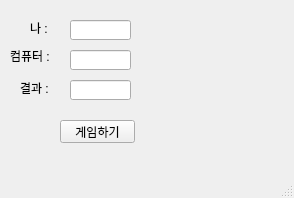
<?xml version="1.0" encoding="UTF-8"?>
<ui version="4.0">
 <class>MainWindow</class>
 <widget class="QMainWindow" name="MainWindow">
  <property name="geometry">
   <rect>
    <x>0</x>
    <y>0</y>
    <width>294</width>
    <height>198</height>
   </rect>
  </property>
  <property name="windowTitle">
   <string>MainWindow</string>
  </property>
  <widget class="QWidget" name="centralwidget">
   <widget class="QLineEdit" name="le_mine">
    <property name="geometry">
     <rect>
      <x>70</x>
      <y>20</y>
      <width>61</width>
      <height>20</height>
     </rect>
    </property>
    <property name="text">
     <string/>
    </property>
   </widget>
   <widget class="QLineEdit" name="le_com">
    <property name="geometry">
     <rect>
      <x>70</x>
      <y>50</y>
      <width>61</width>
      <height>20</height>
     </rect>
    </property>
    <property name="text">
     <string/>
    </property>
   </widget>
   <widget class="QLineEdit" name="le_result">
    <property name="geometry">
     <rect>
      <x>70</x>
      <y>80</y>
      <width>61</width>
      <height>20</height>
     </rect>
    </property>
    <property name="text">
     <string/>
    </property>
   </widget>
   <widget class="QLabel" name="label">
    <property name="geometry">
     <rect>
      <x>30</x>
      <y>20</y>
      <width>31</width>
      <height>16</height>
     </rect>
    </property>
    <property name="text">
     <string>나 : </string>
    </property>
   </widget>
   <widget class="QLabel" name="label_2">
    <property name="geometry">
     <rect>
      <x>10</x>
      <y>50</y>
      <width>56</width>
      <height>12</height>
     </rect>
    </property>
    <property name="text">
     <string>컴퓨터 :</string>
    </property>
   </widget>
   <widget class="QLabel" name="label_3">
    <property name="geometry">
     <rect>
      <x>20</x>
      <y>80</y>
      <width>41</width>
      <height>16</height>
     </rect>
    </property>
    <property name="text">
     <string>결과 : </string>
    </property>
   </widget>
   <widget class="QPushButton" name="pb">
    <property name="geometry">
     <rect>
      <x>60</x>
      <y>120</y>
      <width>75</width>
      <height>23</height>
     </rect>
    </property>
    <property name="text">
     <string>게임하기</string>
    </property>
   </widget>
  </widget>
  <widget class="QMenuBar" name="menubar">
   <property name="geometry">
    <rect>
     <x>0</x>
     <y>0</y>
     <width>294</width>
     <height>21</height>
    </rect>
   </property>
  </widget>
  <widget class="QStatusBar" name="statusbar"/>
 </widget>
 <resources/>
 <connections/>
</ui>
